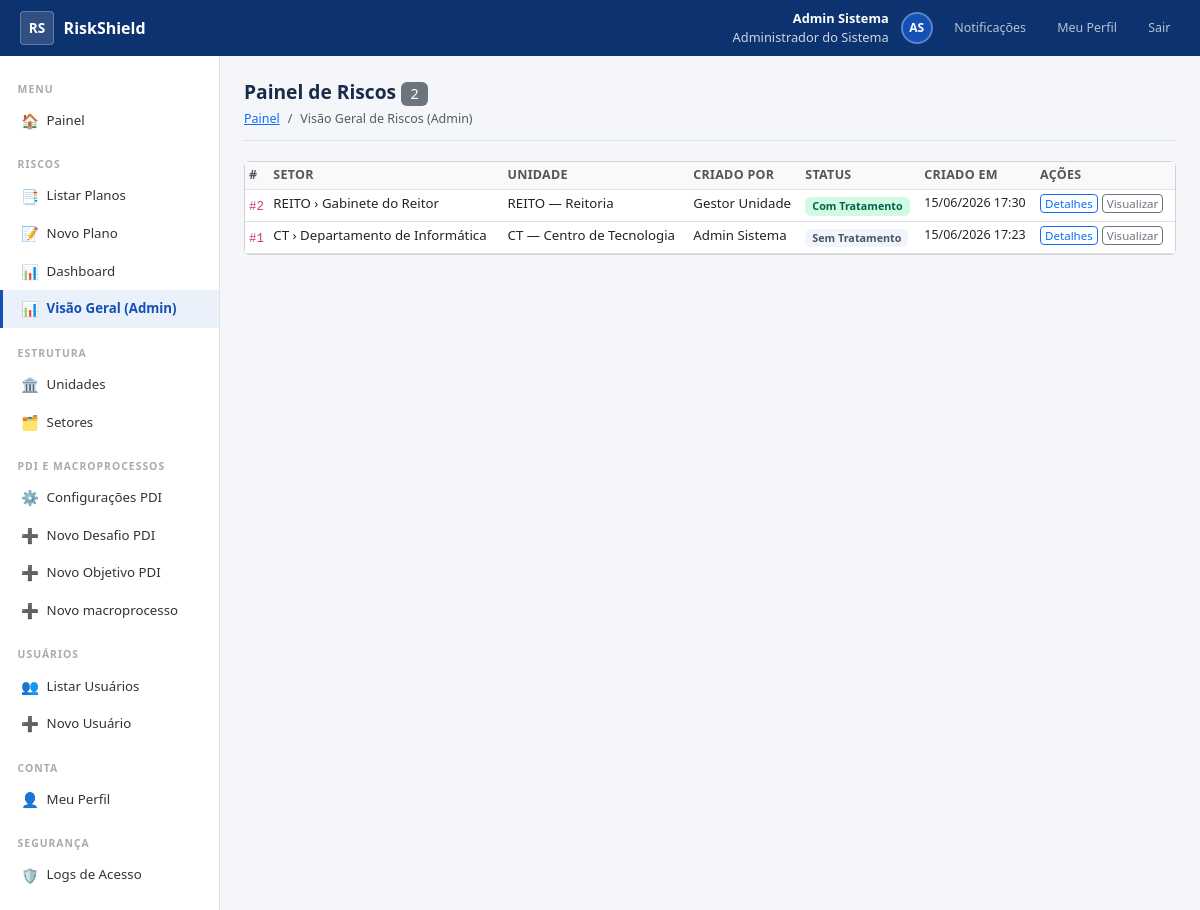
Screenshot of /riscos/admin/painel/ (signed in) with the database file from the repository.
### accounts/models.py (models this page shows, shortened)
class Usuario(AbstractBaseUser, PermissionsMixin):
    primeiro_nome = models.CharField('Primeiro Nome', max_length=80)
    sobrenome = models.CharField('Sobrenome', max_length=100)
    matricula = models.CharField('Matrícula', max_length=20, unique=True, db_index=True)
    email = models.EmailField('E-mail Institucional', unique=True, db_index=True)
    foto = models.ImageField('Foto', upload_to='fotos/', blank=True, null=True)
    telefone = models.CharField('Telefone Institucional', max_length=20, blank=True)
    cargo = models.CharField('Cargo / Função', max_length=120, blank=True)
    perfil = models.CharField(
        'Perfil',
        max_length=20,
        choices=Perfil.choices,
        default=Perfil.SERVIDOR,
        db_index=True,
    )
    ativo = models.BooleanField('Ativo', default=True, db_index=True)
    conta_ativada = models.BooleanField('Conta Ativada', default=False)
    is_staff = models.BooleanField('Acesso Admin Django', default=False)
    criado_em = models.DateTimeField('Criado em',    auto_now_add=True)
    atualizado_em = models.DateTimeField('Atualizado em', auto_now=True)
    deleted_at = models.DateTimeField('Excluído em',  null=True, blank=True, db_index=True)
    criado_por = models.ForeignKey(
        'self', on_delete=models.SET_NULL,
        null=True, blank=True,
        related_name='usuarios_criados',
        verbose_name='Criado por',
    )
    ultimo_login_ip = models.GenericIPAddressField('IP do Último Login', null=True, blank=True)
    history = HistoricalRecords(
        history_change_reason_field=models.TextField(null=True),
        excluded_fields=['last_login', 'ultimo_login_ip'],
    )
    objects = UsuarioManager()
    USERNAME_FIELD  = 'matricula'
    REQUIRED_FIELDS = ['email', 'primeiro_nome', 'sobrenome']
    class Meta:
        verbose_name = 'Usuário'
        verbose_name_plural  = 'Usuários'
        ordering = ['primeiro_nome', 'sobrenome']
    def get_nome_completo(self):
        return f'{self.primeiro_nome} {self.sobrenome}'.strip()
    def get_iniciais(self):
        partes = self.get_nome_completo().split()
        if len(partes) >= 2:
            return f'{partes[0][0]}{partes[-1][0]}'.upper()
        return self.matricula[:2].upper()
    @property
    def is_admin(self):
        return self.perfil == Perfil.ADMIN
    @property
    def is_servidor(self):
        return self.perfil == Perfil.SERVIDOR
    @property
    def pode_criar_usuario(self):
        return self.perfil in (Perfil.ADMIN, Perfil.GESTOR_UNIDADE)
    @property
    def pode_gerenciar_usuarios(self):
        return self.perfil in (Perfil.ADMIN, Perfil.GESTOR_UNIDADE, Perfil.GESTOR_SETOR)
    @property
    def pode_ver_logs(self):
        return self.perfil == Perfil.ADMIN

### riscos/models.py (models this page shows, shortened)
class PlanoDeRisco(models.Model):
    STATUS_SEM_TRATAMENTO = 'sem_tratamento'
    STATUS_COM_TRATAMENTO = 'com_tratamento'
    STATUS_CHOICES = [
        (STATUS_SEM_TRATAMENTO, 'Sem Tratamento'),
        (STATUS_COM_TRATAMENTO, 'Com Tratamento'),
    ]
    setor           = models.ForeignKey(Setor, on_delete=models.PROTECT,
                                        related_name='planos')
    criado_por      = models.ForeignKey(settings.AUTH_USER_MODEL,
                                        on_delete=models.PROTECT, related_name='planos_criados')
    status          = models.CharField(max_length=20, choices=STATUS_CHOICES,
                                       default=STATUS_SEM_TRATAMENTO, db_index=True)
    criado_em       = models.DateTimeField(auto_now_add=True)
    atualizado_em   = models.DateTimeField(auto_now=True)
    deleted_at      = models.DateTimeField(null=True, blank=True)
    history         = HistoricalRecords()
    class Meta:
        verbose_name = 'Plano de Risco'
        verbose_name_plural = 'Planos de Risco'
        ordering = ['-criado_em']

### organizacional/models.py (models this page shows, shortened)
class Setor(models.Model):
    unidade    = models.ForeignKey(Unidade, on_delete=models.PROTECT, related_name='setores')
    nome       = models.CharField('Nome', max_length=200)
    sigla      = models.CharField('Sigla', max_length=20, blank=True)
    ativo      = models.BooleanField('Ativo', default=True)
    deleted_at = models.DateTimeField('Excluído em', null=True, blank=True)
    criado_em  = models.DateTimeField('Criado em', auto_now_add=True)
    history    = HistoricalRecords()
    class Meta:  # pylint: disable=too-few-public-methods
        verbose_name         = 'Setor / Subunidade'
        verbose_name_plural  = 'Setores / Subunidades'
        ordering             = ['unidade__nome', 'nome']
    def __str__(self):
        if self.unidade.sigla:  # pylint: disable=no-member
            return f'{self.unidade.sigla} › {self.nome}'  # pylint: disable=no-member
        return f'{self.unidade.nome} › {self.nome}'  # pylint: disable=no-member

class Unidade(models.Model):
    TIPO_CHOICES = [
        ('REITORIA',     'Reitoria'),
        ('PRO_REITORIA', 'Pró-Reitoria'),
        ('CENTRO',       'Centro de Ensino'),
        ('ORGAO',        'Órgão Suplementar'),
        ('CAMPUS',       'Campus'),
    ]
    nome       = models.CharField('Nome', max_length=200)
    sigla      = models.CharField('Sigla', max_length=20, blank=True)
    tipo       = models.CharField('Tipo', max_length=20, choices=TIPO_CHOICES)
    ativo      = models.BooleanField('Ativo', default=True)
    deleted_at = models.DateTimeField('Excluído em', null=True, blank=True)
    criado_em  = models.DateTimeField('Criado em', auto_now_add=True)
    history    = HistoricalRecords()
    class Meta:  # pylint: disable=too-few-public-methods
        verbose_name         = 'Unidade'
        verbose_name_plural  = 'Unidades'
        ordering             = ['nome']
    def __str__(self):
        return f'{self.sigla} — {self.nome}' if self.sigla else self.nome

### riscos/views.py (the view)
# urls.py: path('admin/painel/',             views.painel_riscos,    name='painel_riscos'),
@requer_admin
def painel_riscos(request):
    planos = (
        PlanoDeRisco.objects
        .filter(deleted_at__isnull=True)
        .select_related('setor', 'criado_por')
        .order_by('-criado_em')
    )
    return render(request, 'riscos/painel_riscos.html', {'planos': planos})

### templates/riscos/painel_riscos.html (shortened to what this page needs)
{% extends 'base_sistema.html' %}
{% block content %}
<div class="page-header">
  <h1>Painel de Riscos <span class="badge bg-secondary fw-normal">{{ planos|length }}</span></h1>
  <ol class="breadcrumb mb-0">
    <li class="breadcrumb-item"><a href="{% url 'painel' %}">Painel</a></li>
    <li class="breadcrumb-item active">Visão Geral de Riscos (Admin)</li>
  </ol>
</div>
<div class="card">
  <div class="card-body p-0">
    <table class="table table-hover table-sm mb-0 table-gov">
      <thead>
        <tr>
          <th>#</th>
          <th>Setor</th>
          <th>Unidade</th>
          <th>Criado por</th>
          <th>Status</th>
          <th>Criado em</th>
          <th>Ações</th>
        </tr>
      </thead>
      <tbody>
        {% for plano in planos %}
        <tr>
          <td><code style="font-size:.78rem;">#{{ plano.pk }}</code></td>
          <td style="font-size:.83rem;">{{ plano.setor }}</td>
          <td style="font-size:.83rem;">{{ plano.setor.unidade }}</td>
          <td style="font-size:.83rem;">{{ plano.criado_por.get_nome_completo|default:plano.criado_por }}</td>
          <td>
            <span class="badge {% if plano.status == 'com_tratamento' %}badge-com-tratamento{% else %}badge-sem-tratamento{% endif %}">
              {{ plano.get_status_display }}
            </span>
          </td>
          <td style="font-size:.78rem;">{{ plano.criado_em|date:"d/m/Y H:i" }}</td>
          <td>
            <div class="d-flex gap-1 flex-wrap">
              <a href="{% url 'riscos:detalhe_plano' plano.pk %}" class="btn btn-outline-primary btn-sm py-0 px-1" style="font-size:.72rem;">Detalhes</a>
              <a href="{% url 'riscos:visualizar_plano' plano.pk %}" class="btn btn-outline-secondary btn-sm py-0 px-1" style="font-size:.72rem;">Visualizar</a>
            </div>
          </td>
        </tr>
        {% empty %}
        <tr><td colspan="7" class="text-center text-muted py-4">Nenhum plano de risco cadastrado.</td></tr>
        {% endfor %}
      </tbody>
    </table>
  </div>
</div>
{% endblock %}

### templates/base_sistema.html (shortened to what this page needs)
{% load static %}
<!DOCTYPE html>
<html lang="pt-BR">
<head>
  <link href="https://cdn.jsdelivr.net/npm/bootstrap@5.3.0/dist/css/bootstrap.min.css" rel="stylesheet">
  <link rel="stylesheet" href="{% static 'css/styles_sistema.css' %}">
</head>
<body>
<div class="topbar">
  <a href="{% url 'painel' %}" class="topbar-brand">
    <div class="topbar-logo">RS</div>
    RiskShield
  </a>
  <div class="topbar-right">
    <div class="topbar-user text-end">
      <strong>{{ request.user.primeiro_nome }} {{ request.user.sobrenome }}</strong>
      {{ request.user.get_perfil_display }}
    </div>
    <div class="topbar-avatar">
      {% if request.user.foto %}<img src="{{ request.user.foto.url }}" alt="">
      {% else %}{{ request.user.get_iniciais }}{% endif %}
    </div>
    <a href="{% url 'riscos:lista_notificacoes' %}" class="topbar-btn">
      Notificações
    </a>
    <a href="{% url 'meu_perfil' %}" class="topbar-btn">Meu Perfil</a>
    <a href="{% url 'logout' %}" class="topbar-btn">Sair</a>
  </div>
</div>
<div class="app-body">
  <nav class="sidebar">
    <div class="sidebar-section-title">Menu</div>
    <a href="{% url 'painel' %}" class="sidebar-link {% if request.resolver_match.url_name == 'painel' %}active{% endif %}">
      <span class="sidebar-icon">🏠</span> Painel
    </a>
    <div class="sidebar-section-title" style="margin-top:.5rem;">Riscos</div>
    <a href="{% url 'riscos:lista_planos' %}" class="sidebar-link {% if request.resolver_match.url_name == 'lista_planos' %}active{% endif %}">
      <span class="sidebar-icon">📑</span> Listar Planos
    </a>
    {% if not request.user.is_servidor %}
    <a href="{% url 'riscos:novo_plano' %}" class="sidebar-link {% if request.resolver_match.url_name == 'novo_plano' %}active{% endif %}">
      <span class="sidebar-icon">📝</span> Novo Plano
    </a>
    <a href="{% url 'riscos:dashboard' %}" class="sidebar-link {% if request.resolver_match.url_name == 'dashboard' %}active{% endif %}">
      <span class="sidebar-icon">📊</span> Dashboard
    </a>
    {% endif %}
    {% if request.user.is_admin %}
    <a href="{% url 'riscos:painel_riscos' %}" class="sidebar-link {% if request.resolver_match.url_name == 'painel_riscos' %}active{% endif %}">
      <span class="sidebar-icon">📊</span> Visão Geral (Admin)
    </a>
    {% endif %}
    {% if request.user.pode_criar_usuario %}
    <div class="sidebar-section-title" style="margin-top:.5rem;">Estrutura</div>
    <a href="{% url 'lista_unidades' %}" class="sidebar-link {% if 'unidade' in request.resolver_match.url_name %}active{% endif %}">
      <span class="sidebar-icon">🏛️</span> Unidades
    </a>
    <a href="{% url 'lista_setores' %}" class="sidebar-link {% if 'setor' in request.resolver_match.url_name %}active{% endif %}">
      <span class="sidebar-icon">🗂️</span> Setores
    </a>
    {% endif %}
    {% if request.user.is_admin or request.user.is_gestor_unidade %}
    <div class="sidebar-section-title" style="margin-top:.5rem;">PDI e Macroprocessos</div>
    <a href="{% url 'configuracao:painel_configuracao' %}" class="sidebar-link {% if 'configuracao' in request.resolver_match.app_names %}active{% endif %}">
      <span class="sidebar-icon">⚙️</span> Configurações PDI
    </a>
    <a href="{% url 'configuracao:desafio_criar' %}" class="sidebar-link {% if 'desafio_criar' in request.resolver_match.app_names %}active{% endif %}">
      <span class="sidebar-icon">➕</span> Novo Desafio PDI
    </a>
    <a href="{% url 'configuracao:objetivo_criar' %}" class="sidebar-link {% if 'objetivo_criar' in request.resolver_match.app_names %}active{% endif %}">
      <span class="sidebar-icon">➕</span> Novo Objetivo PDI
    </a>
    <a href="{% url 'configuracao:macroprocesso_criar' %}" class="sidebar-link {% if 'macroprocesso_criar' in request.resolver_match.app_names %}active{% endif %}">
      <span class="sidebar-icon">➕</span> Novo macroprocesso
    </a>
    {% endif %}
    {% if request.user.pode_gerenciar_usuarios %}
    <div class="sidebar-section-title" style="margin-top:.5rem;">Usuários</div>
    <a href="{% url 'lista_usuarios' %}" class="sidebar-link {% if request.resolver_match.url_name == 'lista_usuarios' %}active{% endif %}">
      <span class="sidebar-icon">👥</span> Listar Usuários
    </a>
    {% if request.user.pode_criar_usuario %}
    <a href="{% url 'cadastro_usuario' %}" class="sidebar-link {% if request.resolver_match.url_name == 'cadastro_usuario' %}active{% endif %}">
      <span class="sidebar-icon">➕</span> Novo Usuário
    </a>
    {% endif %}
    {% endif %}
    <div class="sidebar-section-title" style="margin-top:.5rem;">Conta</div>
    <a href="{% url 'meu_perfil' %}" class="sidebar-link {% if request.resolver_match.url_name == 'meu_perfil' %}active{% endif %}">
      <span class="sidebar-icon" >👤</span> Meu Perfil
    </a>
    {% if request.user.pode_ver_logs %}
    <div class="sidebar-section-title" style="margin-top:.5rem;">Segurança</div>
    <a href="{% url 'logs_acesso' %}" class="sidebar-link {% if request.resolver_match.url_name == 'logs_acesso' %}active{% endif %}">
      <span class="sidebar-icon">🛡️</span> Logs de Acesso
    </a>
    {% endif %}
  </nav>
  <div class="main-area">
    {% block content %}{% endblock %}
  </div>
</div>
</body>
</html>

### rows the page displays
Usuario: user.primeiro_nome "Admin", user.sobrenome "Sistema", user.perfil "Administrador do Sistema", user.get_iniciais "AS"
PlanoDeRisco: pk "2", setor "REITO › Gabinete do Reitor", setor.unidade "REITO — Reitoria", criado_por.get_nome_completo "Gestor Unidade", status "Com Tratamento", criado_em "15/06/2026 17:30"
PlanoDeRisco: pk "1", setor "CT › Departamento de Informática", setor.unidade "CT — Centro de Tecnologia", criado_por.get_nome_completo "Admin Sistema", status "Sem Tratamento", criado_em "15/06/2026 17:23"

### other values shown
{{ planos|length }} "2"
